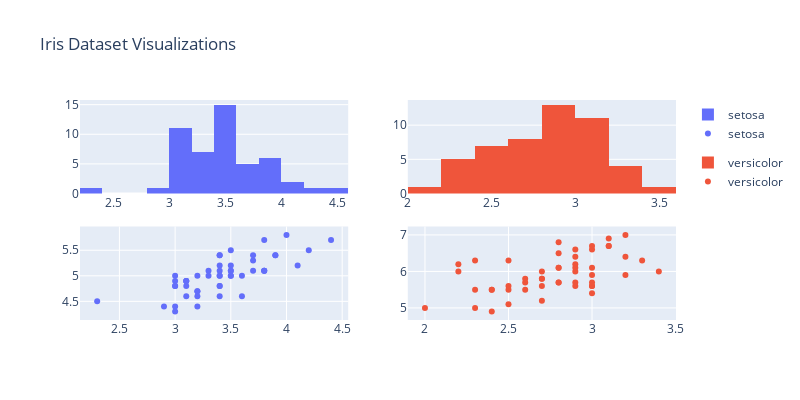

The code cell stored with this chart in its notebook:
### Code cell
from plotly.subplots import make_subplots
fig = make_subplots(rows=2, cols=2)
fig.add_trace(fig1.data[0], row=1, col=1)
fig.add_trace(fig1.data[1], row=1, col=2)
fig.add_trace(fig2.data[0], row=2, col=1)
fig.add_trace(fig2.data[1], row=2, col=2)
fig.update_layout(height=400, width=800, title_text="Iris Dataset Visualizations")
fig.show()
print(fig2.data)

### Figure 1 — Plotly figure (JSON) as saved in the notebook; plotly's stock layout.template omitted (floating-point values rounded to 4 significant figures)
{"data": [{"bingroup": "x", "hovertemplate": "Species=setosa<br>Sepal Width=%{x}<br>count=%{y}<extra></extra>", "legendgroup": "setosa", "marker": {"color": "#636efa", "pattern": {"shape": ""}}, "name": "setosa", "orientation": "v", "showlegend": true, "type": "histogram", "x": [3.5, 3.0, 3.2, 3.1, 3.6, 3.9, 3.4, 3.4, 2.9, 3.1, 3.7, 3.4, 3.0, 3.0, 4.0, 4.4, 3.9, 3.5, 3.8, 3.8, 3.4, 3.7, 3.6, 3.3, 3.4, 3.0, 3.4, 3.5, 3.4, 3.2, 3.1, 3.4, 4.1, 4.2, 3.1, 3.2, 3.5, 3.1, 3.0, 3.4, 3.5, 2.3, 3.2, 3.5, 3.8, 3.0, 3.8, 3.2, 3.7, 3.3], "xaxis": "x", "yaxis": "y"}, {"bingroup": "x", "hovertemplate": "Species=versicolor<br>Sepal Width=%{x}<br>count=%{y}<extra></extra>", "legendgroup": "versicolor", "marker": {"color": "#EF553B", "pattern": {"shape": ""}}, "name": "versicolor", "orientation": "v", "showlegend": true, "type": "histogram", "x": [3.2, 3.2, 3.1, 2.3, 2.8, 2.8, 3.3, 2.4, 2.9, 2.7, 2.0, 3.0, 2.2, 2.9, 2.9, 3.1, 3.0, 2.7, 2.2, 2.5, 3.2, 2.8, 2.5, 2.8, 2.9, 3.0, 2.8, 3.0, 2.9, 2.6, 2.4, 2.4, 2.7, 2.7, 3.0, 3.4, 3.1, 2.3, 3.0, 2.5, 2.6, 3.0, 2.6, 2.3, 2.7, 3.0, 2.9, 2.9, 2.5, 2.8], "xaxis": "x2", "yaxis": "y2"}, {"hovertemplate": "species=setosa<br>sepal_width=%{x}<br>sepal_length=%{y}<extra></extra>", "legendgroup": "setosa", "marker": {"color": "#636efa", "symbol": "circle"}, "mode": "markers", "name": "setosa", "orientation": "v", "showlegend": true, "type": "scatter", "x": [3.5, 3.0, 3.2, 3.1, 3.6, 3.9, 3.4, 3.4, 2.9, 3.1, 3.7, 3.4, 3.0, 3.0, 4.0, 4.4, 3.9, 3.5, 3.8, 3.8, 3.4, 3.7, 3.6, 3.3, 3.4, 3.0, 3.4, 3.5, 3.4, 3.2, 3.1, 3.4, 4.1, 4.2, 3.1, 3.2, 3.5, 3.1, 3.0, 3.4, 3.5, 2.3, 3.2, 3.5, 3.8, 3.0, 3.8, 3.2, 3.7, 3.3], "xaxis": "x3", "y": [5.1, 4.9, 4.7, 4.6, 5.0, 5.4, 4.6, 5.0, 4.4, 4.9, 5.4, 4.8, 4.8, 4.3, 5.8, 5.7, 5.4, 5.1, 5.7, 5.1, 5.4, 5.1, 4.6, 5.1, 4.8, 5.0, 5.0, 5.2, 5.2, 4.7, 4.8, 5.4, 5.2, 5.5, 4.9, 5.0, 5.5, 4.9, 4.4, 5.1, 5.0, 4.5, 4.4, 5.0, 5.1, 4.8, 5.1, 4.6, 5.3, 5.0], "yaxis": "y3"}, {"hovertemplate": "species=versicolor<br>sepal_width=%{x}<br>sepal_length=%{y}<extra></extra>", "legendgroup": "versicolor", "marker": {"color": "#EF553B", "symbol": "circle"}, "mode": "markers", "name": "versicolor", "orientation": "v", "showlegend": true, "type": "scatter", "x": [3.2, 3.2, 3.1, 2.3, 2.8, 2.8, 3.3, 2.4, 2.9, 2.7, 2.0, 3.0, 2.2, 2.9, 2.9, 3.1, 3.0, 2.7, 2.2, 2.5, 3.2, 2.8, 2.5, 2.8, 2.9, 3.0, 2.8, 3.0, 2.9, 2.6, 2.4, 2.4, 2.7, 2.7, 3.0, 3.4, 3.1, 2.3, 3.0, 2.5, 2.6, 3.0, 2.6, 2.3, 2.7, 3.0, 2.9, 2.9, 2.5, 2.8], "xaxis": "x4", "y": [7.0, 6.4, 6.9, 5.5, 6.5, 5.7, 6.3, 4.9, 6.6, 5.2, 5.0, 5.9, 6.0, 6.1, 5.6, 6.7, 5.6, 5.8, 6.2, 5.6, 5.9, 6.1, 6.3, 6.1, 6.4, 6.6, 6.8, 6.7, 6.0, 5.7, 5.5, 5.5, 5.8, 6.0, 5.4, 6.0, 6.7, 6.3, 5.6, 5.5, 5.5, 6.1, 5.8, 5.0, 5.6, 5.7, 5.7, 6.2, 5.1, 5.7], "yaxis": "y4"}], "layout": {"height": 400, "title": {"text": "Iris Dataset Visualizations"}, "width": 800, "xaxis": {"anchor": "y", "domain": [0, 0.45]}, "xaxis2": {"anchor": "y2", "domain": [0.55, 1]}, "xaxis3": {"anchor": "y3", "domain": [0, 0.45]}, "xaxis4": {"anchor": "y4", "domain": [0.55, 1]}, "yaxis": {"anchor": "x", "domain": [0.575, 1]}, "yaxis2": {"anchor": "x2", "domain": [0.575, 1]}, "yaxis3": {"anchor": "x3", "domain": [0, 0.425]}, "yaxis4": {"anchor": "x4", "domain": [0, 0.425]}}}
